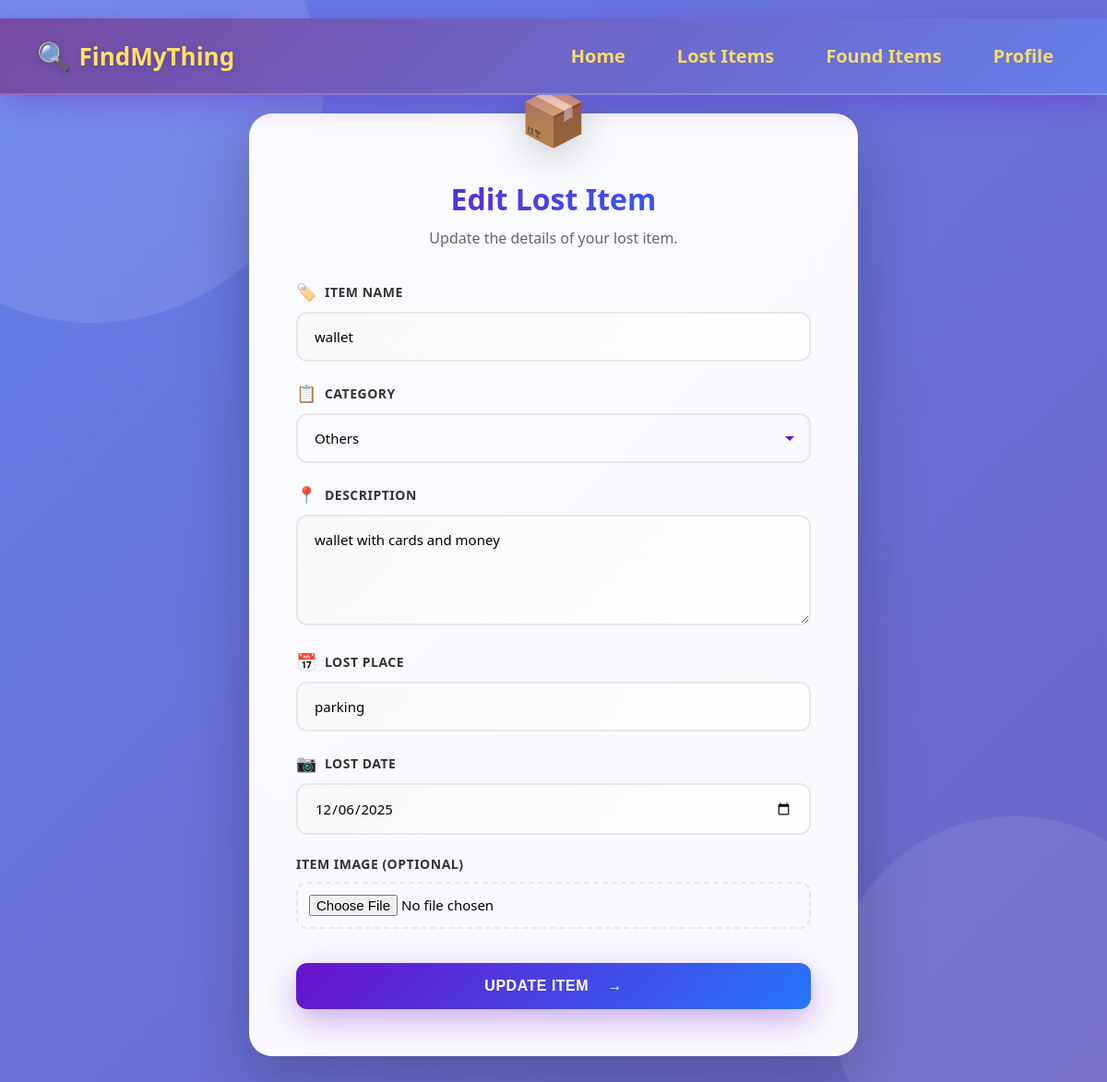
The app's page /main/edit-lost/7/ (signed in) with its own data.
### main/models.py (models this page shows)
class lostitem(models.Model):
    CATEGORY_CHOICES = [
        ('Electronics', 'Electronics'),
        ('Documents', 'Documents'),
        ('Accessories', 'Accessories'),
        ('Clothing', 'Clothing'),
        ('Others', 'Others'),
    ]
    item_name = models.CharField(max_length=200)
    category = models.CharField(max_length=50, choices=CATEGORY_CHOICES, default='Others')
    description = models.TextField(blank=True)
    lost_place = models.CharField(max_length=200)
    lost_date = models.DateField()
    owner_name = models.CharField(max_length=150)
    phone_number = models.CharField(max_length=15)
    item_image = models.ImageField(upload_to='lost_items/', blank=True, null=True)
    security_question = models.CharField(max_length=255, blank=True)
    security_answer = models.CharField(max_length=255, blank=True)
    is_verified = models.BooleanField(default=False)
    is_reunited = models.BooleanField(default=False)
    user = models.ForeignKey(User, on_delete=models.CASCADE, null=True)

### main/views.py (the view, shortened to what this page needs)
# urls.py: path('edit-lost/<int:item_id>/', views.edit_lost, name='edit_lost'),
@login_required(login_url='login')
def edit_lost(request, item_id):
    item = lostitem.objects.get(id=item_id)
    if item.user != request.user:
        return redirect('dashboard')
    return render(request, 'edit_lost.html', {'item': item})

### main/templates/edit_lost.html (shortened to what this page needs)
{% load static %}
<!DOCTYPE html>
<html lang="en">
<head>
    <link rel="stylesheet" href="{% static 'lostitem.css' %}">
</head>
<body>
    <nav class="navbar">
        <div class="logo">
            <span class="logo-icon">🔍</span>
            <span>FindMyThing</span>
        </div>
        <ul class="nav-links">
            <li><a href="{% url 'dashboard' %}" class="nav-link">Home</a></li>
            <li><a href="{% url 'view_lost' %}" class="nav-link">Lost Items</a></li>
            <li><a href="{% url 'view_found' %}" class="nav-link">Found Items</a></li>
            <li><a href="{% url 'profile' %}" class="nav-link">Profile</a></li>
        </ul>
    </nav>
    <div class="container">
        <div class="lost-item-box">
            <h1>Edit Lost Item</h1>
            <p class="subtitle">Update the details of your lost item.</p>
            <form action="{% url 'edit_lost' item.id %}" method="post" class="lost-item-form" enctype="multipart/form-data">
                <div class="form-group">
                    <label for="item_name">Item Name</label>
                    <input type="text" id="item_name" name="item_name" value="{{ item.item_name }}" required>
                </div>
                <div class="form-group">
                    <label for="category">Category</label>
                    <select id="category" name="category" required>
                        <option value="Others" {% if item.category == 'Others' %}selected{% endif %}>Others</option>
                    </select>
                </div>
                <div class="form-group">
                    <label for="description">Description</label>
                    <textarea id="description" name="description" required>{{ item.description }}</textarea>
                </div>
                <div class="form-group">
                    <label for="lost_place">Lost Place</label>
                    <input type="text" id="lost_place" name="lost_place" value="{{ item.lost_place }}" required>
                </div>
                <div class="form-group">
                    <label for="lost_date">Lost Date</label>
                    <input type="date" id="lost_date" name="lost_date" value="{{ item.lost_date|date:'Y-m-d' }}" required>
                </div>
                <div class="form-group">
                    <label for="item_image">Item Image (Optional)</label>
                    <input type="file" id="item_image" name="item_image" accept="image/*">
                </div>
                <button type="submit" class="btn-submit">Update Item</button>
            </form>
        </div>
    </div>
</body>
</html>

### main/static/lostitem.css (style rules this page uses)
* { margin: 0; padding: 0; box-sizing: border-box; }
body { font-family: "Segoe UI", "Helvetica Neue", Arial, sans-serif; background: linear-gradient(135deg, #667eea 0%, #764ba2 50%, #f093fb 100%); background-size: 400% 400%; animation: gradientShift 15s ease infinite; min-height: 100vh; position: relative; overflow-x: hidden; padding: 20px 0; }
.navbar { display: flex; justify-content: space-between; align-items: center; padding: 20px 40px; background: linear-gradient(135deg, #764ba2, #667eea); backdrop-filter: blur(20px); box-shadow: 0 8px 32px rgba(106, 17, 203, 0.3); position: sticky; top: 0; z-index: 1000; border-bottom: 2px solid rgba(255, 255, 255, 0.2); }
.logo { font-size: 26px; font-weight: 800; color: #ffe066; display: flex; align-items: center; gap: 8px; cursor: pointer; text-shadow: 0 2px 10px rgba(0, 0, 0, 0.2); }
.logo-icon { font-size: 30px; }
.nav-links { list-style: none; display: flex; gap: 20px; margin: 0; }
.nav-link { text-decoration: none; color: rgba(255, 224, 102, 0.95); font-size: 20px; font-weight: 600; padding: 12px 18px; border-radius: 8px; transition: all 0.3s ease; }
body::before { content: ''; position: fixed; width: 500px; height: 500px; background: rgba(255, 255, 255, 0.1); border-radius: 50%; top: -150px; left: -150px; animation: float 8s ease-in-out infinite; }
body::after { content: ''; position: fixed; width: 400px; height: 400px; background: rgba(255, 255, 255, 0.08); border-radius: 50%; bottom: -100px; right: -100px; animation: float 10s ease-in-out infinite reverse; }
.container { max-width: 700px; width: 100%; padding: 20px; z-index: 10; animation: fadeIn 0.8s ease-out; margin: 0 auto; }
.lost-item-box { background: rgba(255, 255, 255, 0.97); backdrop-filter: blur(20px); border-radius: 25px; padding: 50px; box-shadow: 0 25px 70px rgba(0, 0, 0, 0.25); border: 1px solid rgba(255, 255, 255, 0.5); position: relative; }
.lost-item-box::before { content: '📦'; position: absolute; top: -40px; left: 50%; transform: translateX(-50%); font-size: 60px; animation: bounce 2s infinite; filter: drop-shadow(0 10px 20px rgba(0, 0, 0, 0.2)); }
.lost-item-box h1 { font-size: 32px; font-weight: 900; margin-bottom: 10px; margin-top: 20px; background: linear-gradient(135deg, #6a11cb, #2575fc); -webkit-background-clip: text; -webkit-text-fill-color: transparent; background-clip: text; text-align: center; }
.subtitle { color: #666; margin-bottom: 35px; text-align: center; font-size: 16px; }
.lost-item-form { display: flex; flex-direction: column; gap: 22px; }
.form-group { position: relative; }
.form-group label { display: flex; align-items: center; gap: 8px; font-size: 14px; font-weight: 700; color: #333; margin-bottom: 10px; text-transform: uppercase; letter-spacing: 0.5px; }
.form-group label::before { font-size: 18px; }
.form-group:nth-child(2) label::before { content: '🏷️'; }
.form-group:nth-child(3) label::before { content: '📋'; }
.form-group:nth-child(4) label::before { content: '📍'; }
.form-group:nth-child(5) label::before { content: '📅'; }
.form-group:nth-child(6) label::before { content: '📷'; }
.form-group input[type="file"] { padding: 12px; background: #f9faff; cursor: pointer; border: 2px dashed #e8e8e8; }
.form-group input, .form-group textarea, .form-group select { width: 100%; padding: 15px 18px; border: 2px solid #e8e8e8; border-radius: 12px; font-size: 15px; transition: all 0.3s ease; background: linear-gradient(135deg, #f9f9f9, #ffffff); font-family: inherit; }
.form-group select { cursor: pointer; appearance: none; background-repeat: no-repeat; background-position: right 15px center; padding-right: 40px; }
.form-group textarea { min-height: 120px; resize: vertical; }
.btn-submit { padding: 16px 24px; border: none; border-radius: 12px; font-size: 16px; font-weight: 700; cursor: pointer; transition: all 0.3s ease; display: flex; align-items: center; justify-content: center; gap: 12px; text-transform: uppercase; letter-spacing: 0.5px; background: linear-gradient(135deg, #6a11cb, #2575fc); color: white; box-shadow: 0 12px 35px rgba(106, 17, 203, 0.35); position: relative; overflow: hidden; margin-top: 15px; }
.btn-submit::before { content: ''; position: absolute; top: 0; left: -100%; width: 100%; height: 100%; background: rgba(255, 255, 255, 0.2); transition: left 0.5s ease; }
.btn-submit::after { content: '→'; margin-left: 8px; transition: transform 0.3s ease; font-weight: 900; }

### records on screen
lostitem: item_name "wallet", category "Others", description "wallet with cards and money", lost_place "parking", lost_date "12/06/2025"
